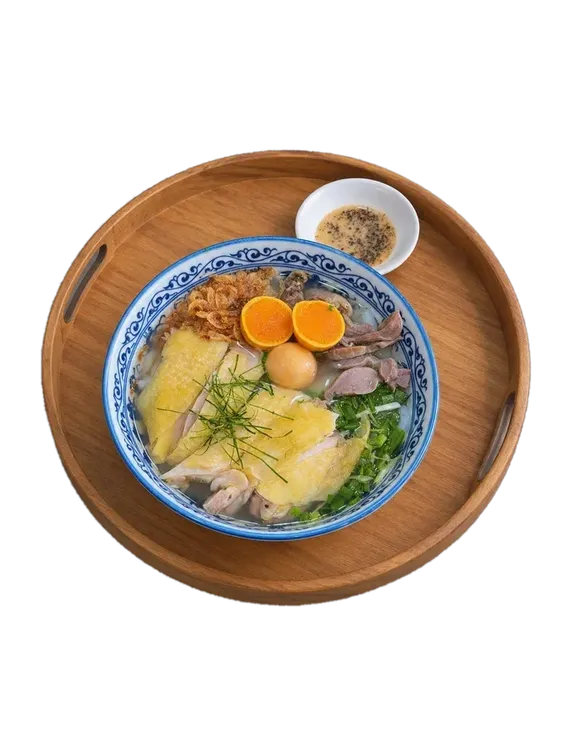
#> input picture images/webp/tray_banh_canh.webp, 567 x 756 px, shrunk from 675 x 900 before the run, found by its file name
$ python compare_dish_assets.py
#> lines starting #> are read from the running program, lines starting #| are printed output that depends on the picture
import os
import sys
from PIL import Image

sys.stdout.reconfigure(encoding='utf-8')

pairs = [
    ('images/webp/tray_banh_canh.webp', 'images/menu/Vietnamese Chicken Soup on Wooden Tray_result.webp'),
    ('images/webp/tray_com_ga.webp', 'images/menu/Vietnamese Chicken Rice Tray Feast_result.webp'),
    ('images/webp/tray_goi_ga.webp', 'images/menu/Vietnamese Chicken Salad on Wooden Tray_result.webp'),
    ('images/webp/tray_xoi_ga.webp', 'images/menu/Vietnamese Xôi Gà on a Wooden Tray_result.webp')
]

for p1, p2 in pairs:
    s1 = f'size={Image.open(p1).size}' if os.path.exists(p1) else 'NOT FOUND'
#> s1 = 'size=(567, 756)'
    s2 = f'size={Image.open(p2).size}' if os.path.exists(p2) else 'NOT FOUND'
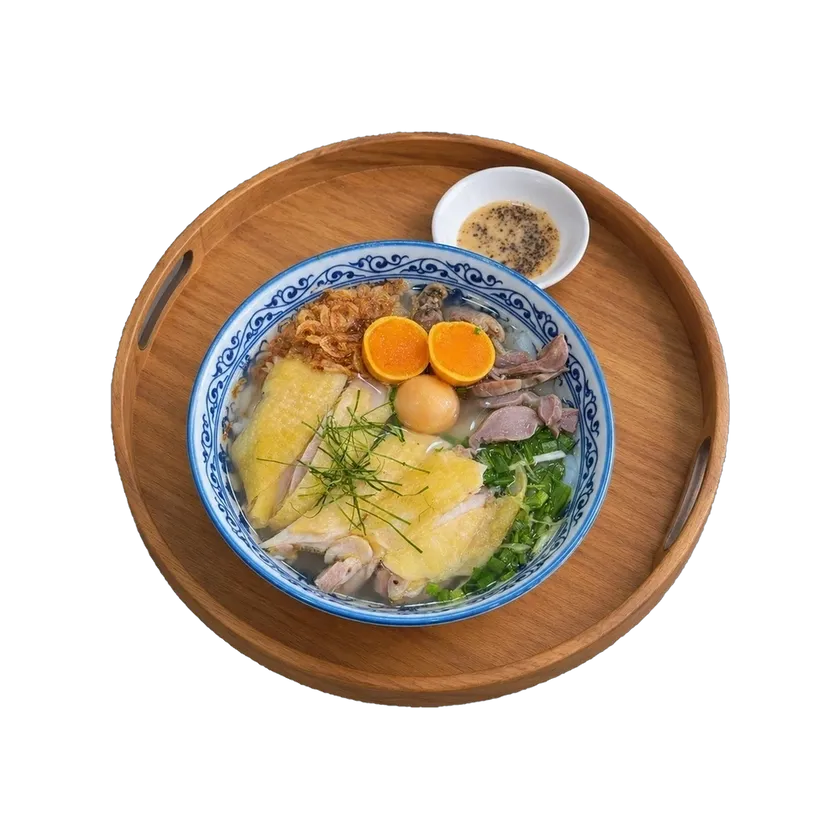
#> input picture images/menu/Vietnamese Chicken Soup on Wooden Tray_result.webp, 840 x 840 px, shrunk from 1000 x 1000 before the run, found by its file name
#> s2 = 'size=(840, 840)'
    print(f'{p1}: {s1} | {p2}: {s2}')
#| images/webp/tray_banh_canh.webp: size=(567, 756) | images/menu/Vietnamese Chicken Soup on Wooden Tray_result.webp: size=(840, 840)
#> pass 2 of the loop `for p1, p2 in pairs:`:
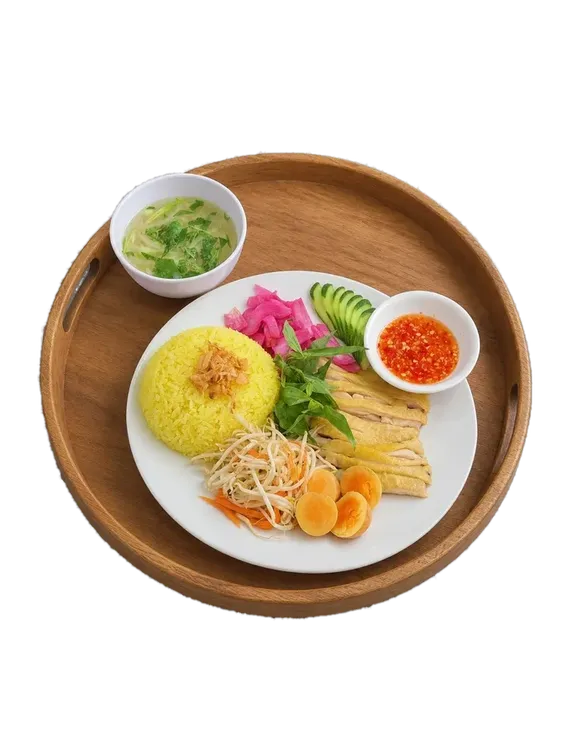
#> input picture images/webp/tray_com_ga.webp, 567 x 756 px, shrunk from 675 x 900 before the run, found by its file name
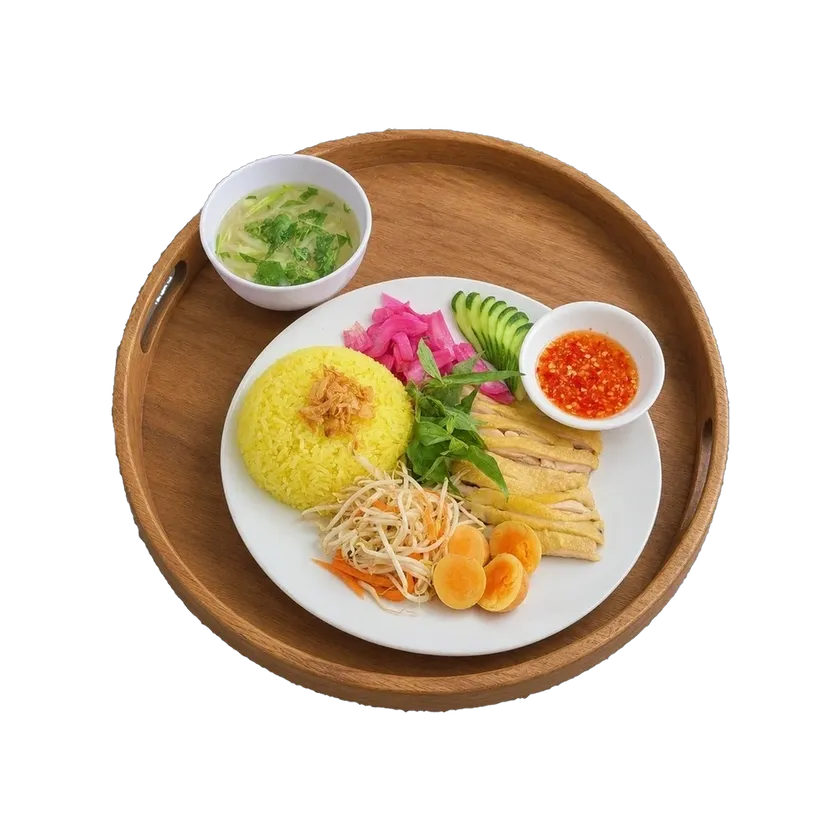
#> input picture images/menu/Vietnamese Chicken Rice Tray Feast_result.webp, 840 x 840 px, shrunk from 1000 x 1000 before the run, found by its file name
#| images/webp/tray_com_ga.webp: size=(567, 756) | images/menu/Vietnamese Chicken Rice Tray Feast_result.webp: size=(840, 840)
#> pass 3 of the loop `for p1, p2 in pairs:`:
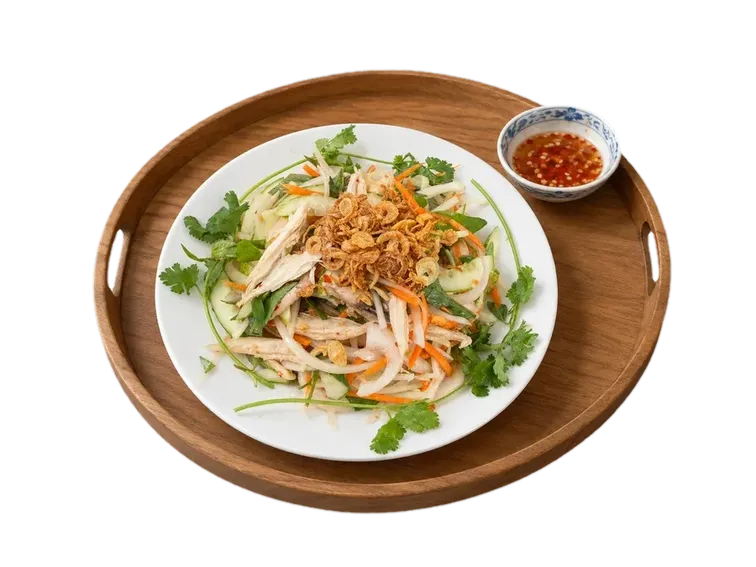
#> input picture images/webp/tray_goi_ga.webp, 756 x 567 px, shrunk from 900 x 675 before the run, found by its file name
#> s1 = 'size=(756, 567)'
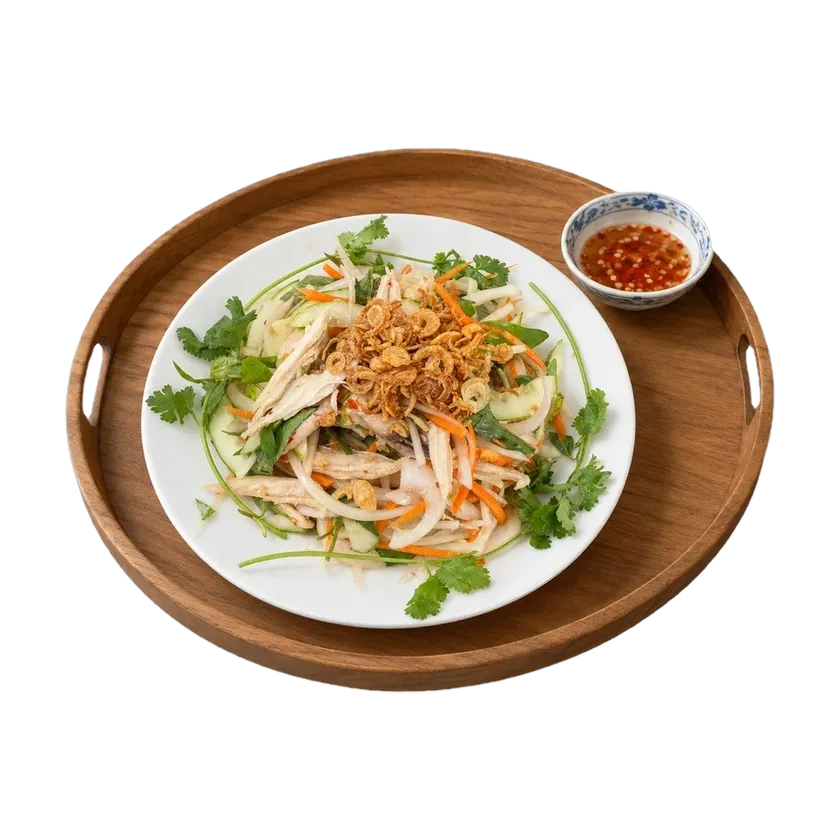
#> input picture images/menu/Vietnamese Chicken Salad on Wooden Tray_result.webp, 840 x 840 px, shrunk from 1000 x 1000 before the run, found by its file name
#| images/webp/tray_goi_ga.webp: size=(756, 567) | images/menu/Vietnamese Chicken Salad on Wooden Tray_result.webp: size=(840, 840)
#> the loop made 4 passes; the first 3 are shown
